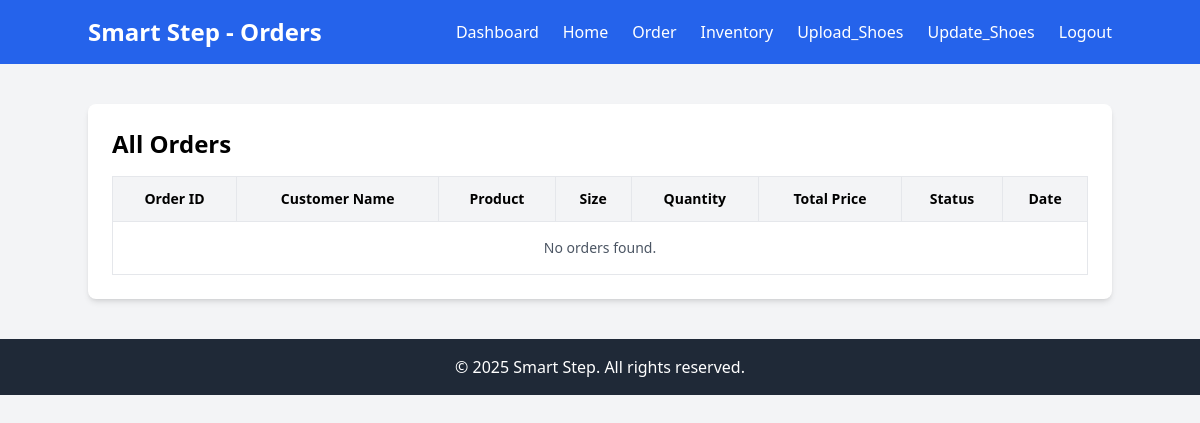
Before: /order.php with the older database file.
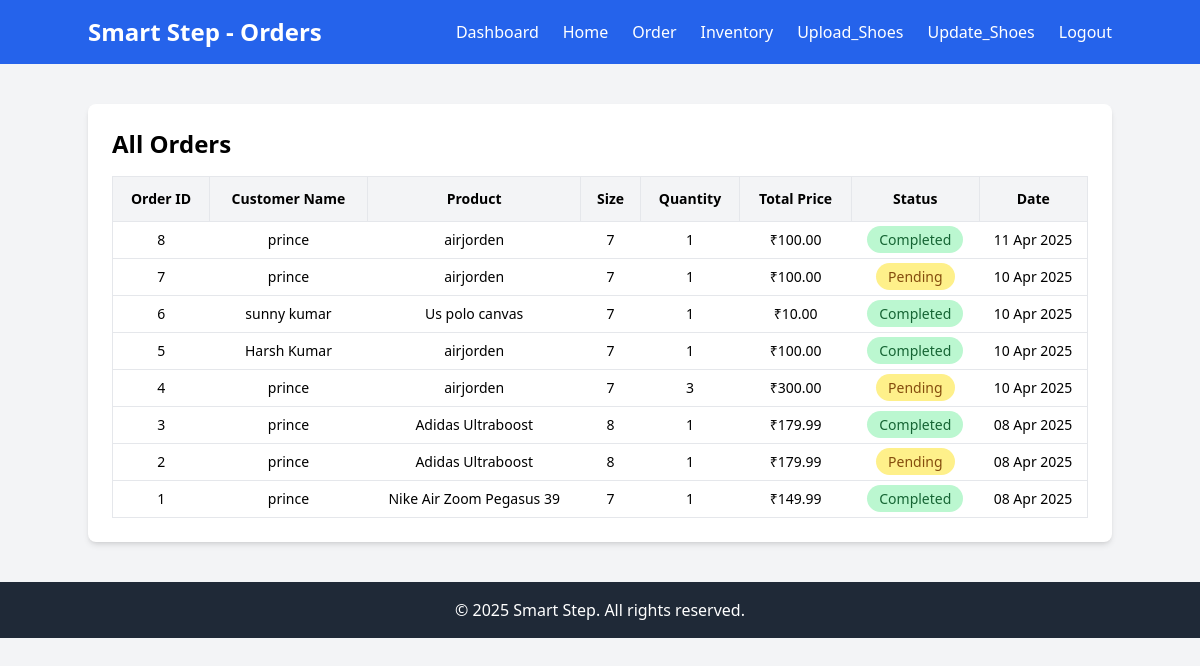
After: the same page with the newer database file.
### tables this page shows
CREATE TABLE `orders` (
  `id` int(11) NOT NULL,
  `user_id` int(11) NOT NULL,
  `product_id` int(11) NOT NULL,
  `size` varchar(10) DEFAULT NULL,
  `quantity` int(11) NOT NULL,
  `total_price` decimal(10,2) NOT NULL,
  `status` enum('Pending','Completed','Cancelled') DEFAULT 'Pending',
  `created_at` timestamp NOT NULL DEFAULT current_timestamp()
);

CREATE TABLE `users` (
  `id` int(11) NOT NULL,
  `full_name` varchar(255) NOT NULL,
  `email` varchar(255) NOT NULL,
  `password` varchar(255) NOT NULL,
  `role` enum('Customer','Manager','Admin') NOT NULL DEFAULT 'Customer',
  `status` enum('Active','Suspended','Deleted') NOT NULL DEFAULT 'Active',
  `created_at` timestamp NOT NULL DEFAULT current_timestamp()
);

CREATE TABLE `products` (
  `id` int(11) NOT NULL,
  `name` varchar(255) NOT NULL,
  `description` text NOT NULL,
  `price` decimal(10,2) NOT NULL,
  `discount_price` decimal(10,2) DEFAULT NULL,
  `rating` int(11) NOT NULL DEFAULT 5,
  `reviews` int(11) NOT NULL DEFAULT 0,
  `image` varchar(255) NOT NULL,
  `quantity` int(11) NOT NULL DEFAULT 50,
  `size` int(11) NOT NULL
);

### src/order.php (the view, shortened to what this page needs)
<?php
$conn = new mysqli("localhost", "root", "", "smart_step_db");
$sql = "SELECT orders.*, products.name AS product_name, products.size, users.full_name
        FROM orders
        JOIN products ON orders.product_id = products.id
        JOIN users ON orders.user_id = users.id
        ORDER BY orders.created_at DESC";
$result = $conn->query($sql);
?>
<!DOCTYPE html>
<html lang="en">
<head>
    <script src="https://cdn.tailwindcss.com"></script>
</head>
<body class="bg-gray-100">
<nav class="bg-blue-600 p-4 text-white">
    <div class="container mx-auto flex justify-between items-center">
        <h1 class="text-2xl font-bold">Smart Step - Orders</h1>
        <ul class="flex space-x-6">
            <li><a href="admin.php" class="hover:underline">Dashboard</a></li>
            <li><a href="index.php" class="hover:underline">Home</a></li>
            <li><a href="order.php" class="hover:underline">Order</a></li>
            <li><a href="inventory.php" class="hover:underline">Inventory</a></li>
            <li><a href="upload_product.php" class="hover:underline">Upload_Shoes</a></li>
            <li><a href="update_quantity.php" class="hover:underline">Update_Shoes</a></li>
            <li><a href="logout.php" class="hover:underline">Logout</a></li>
        </ul>
    </div>
</nav>
<section class="container mx-auto mt-10 bg-white p-6 rounded-lg shadow-md">
    <h2 class="text-2xl font-bold mb-4">All Orders</h2>
    <div class="overflow-x-auto">
        <table class="min-w-full border text-sm">
            <thead>
                <tr class="bg-gray-100">
                    <th class="p-3 border">Order ID</th>
                    <th class="p-3 border">Customer Name</th>
                    <th class="p-3 border">Product</th>
                    <th class="p-3 border">Size</th>
                    <th class="p-3 border">Quantity</th>
                    <th class="p-3 border">Total Price</th>
                    <th class="p-3 border">Status</th>
                    <th class="p-3 border">Date</th>
                </tr>
            </thead>
            <tbody>
                <?php if ($result && $result->num_rows > 0): ?>
                    <?php while ($row = $result->fetch_assoc()): ?>
                        <tr class="text-center border-t">
                            <td class="p-2"><?= $row['id'] ?></td>
                            <td class="p-2"><?= htmlspecialchars($row['full_name']) ?></td>
                            <td class="p-2"><?= htmlspecialchars($row['product_name']) ?></td>
                            <td class="p-2"><?= htmlspecialchars($row['size']) ?></td>
                            <td class="p-2"><?= $row['quantity'] ?></td>
                            <td class="p-2">₹<?= number_format($row['total_price'], 2) ?></td>
                            <td class="p-2">
                                <?php
                                $status = $row['status'];
                                $color = match ($status) {
                                    'Pending' => 'bg-yellow-200 text-yellow-800',
                                    'Completed' => 'bg-green-200 text-green-800',
                                    'Cancelled' => 'bg-red-200 text-red-800',
                                    default => 'bg-gray-200 text-gray-800',
                                };
                                ?>
                                <span class="px-3 py-1 rounded-full <?= $color ?>"><?= $status ?></span>
                            </td>
                            <td class="p-2"><?= date("d M Y", strtotime($row['created_at'])) ?></td>
                        </tr>
                    <?php endwhile; ?>
                <?php else: ?>
                    <tr>
                        <td colspan="8" class="text-center p-4 text-gray-600">No orders found.</td>
                    </tr>
                <?php endif; ?>
            </tbody>
        </table>
    </div>
</section>
<footer class="bg-gray-800 text-white text-center py-4 mt-10">
    &copy; 2025 Smart Step. All rights reserved.
</footer>
</body>
</html>

Changed rows visible on the page:
added orders: id "8", user.full_name "prince", product.name "airjorden", product.size "7", quantity "1", total_price "100.00", status "Completed", created_at "11 Apr 2025"
added orders: id "7", user.full_name "prince", product.name "airjorden", product.size "7", quantity "1", total_price "100.00", status "Pending", created_at "10 Apr 2025"
added orders: id "6", user.full_name "sunny kumar", product.name "Us polo canvas", product.size "7", quantity "1", total_price "10.00", status "Completed", created_at "10 Apr 2025"
added orders: id "5", user.full_name "Harsh Kumar", product.name "airjorden", product.size "7", quantity "1", total_price "100.00", status "Completed", created_at "10 Apr 2025"
added orders: id "4", user.full_name "prince", product.name "airjorden", product.size "7", quantity "3", total_price "300.00", status "Pending", created_at "10 Apr 2025"
added orders: id "3", user.full_name "prince", product.name "Adidas Ultraboost", product.size "8", quantity "1", total_price "179.99", status "Completed", created_at "08 Apr 2025"
added orders: id "2", user.full_name "prince", product.name "Adidas Ultraboost", product.size "8", quantity "1", total_price "179.99", status "Pending", created_at "08 Apr 2025"
added orders: id "1", user.full_name "prince", product.name "Nike Air Zoom Pegasus 39", product.size "7", quantity "1", total_price "149.99", status "Completed", created_at "08 Apr 2025"
Other visible differences:
text no longer shown: "No orders found."
